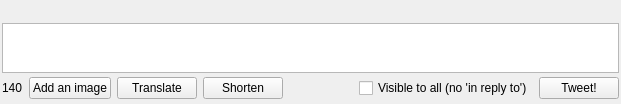
<?xml version="1.0" encoding="UTF-8"?>
<ui version="4.0">
 <class>TweetPanelClass</class>
 <widget class="QWidget" name="TweetPanelClass">
  <property name="geometry">
   <rect>
    <x>0</x>
    <y>0</y>
    <width>621</width>
    <height>104</height>
   </rect>
  </property>
  <property name="sizePolicy">
   <sizepolicy hsizetype="Preferred" vsizetype="Maximum">
    <horstretch>0</horstretch>
    <verstretch>0</verstretch>
   </sizepolicy>
  </property>
  <property name="windowTitle">
   <string>TweetPanel</string>
  </property>
  <layout class="QVBoxLayout" name="verticalLayout">
   <property name="spacing">
    <number>1</number>
   </property>
   <property name="sizeConstraint">
    <enum>QLayout::SetMinimumSize</enum>
   </property>
   <property name="leftMargin">
    <number>2</number>
   </property>
   <property name="topMargin">
    <number>0</number>
   </property>
   <property name="rightMargin">
    <number>2</number>
   </property>
   <property name="bottomMargin">
    <number>0</number>
   </property>
   <item>
    <layout class="QVBoxLayout" name="tweetbox">
     <property name="sizeConstraint">
      <enum>QLayout::SetMaximumSize</enum>
     </property>
    </layout>
   </item>
   <item>
    <layout class="QHBoxLayout" name="toolbar">
     <item>
      <widget class="QLabel" name="screenname">
       <property name="text">
        <string/>
       </property>
      </widget>
     </item>
     <item>
      <widget class="QLabel" name="avatar">
       <property name="minimumSize">
        <size>
         <width>16</width>
         <height>16</height>
        </size>
       </property>
       <property name="maximumSize">
        <size>
         <width>16</width>
         <height>16</height>
        </size>
       </property>
       <property name="scaledContents">
        <bool>true</bool>
       </property>
      </widget>
     </item>
     <item>
      <spacer name="topspacer">
       <property name="orientation">
        <enum>Qt::Horizontal</enum>
       </property>
       <property name="sizeHint" stdset="0">
        <size>
         <width>40</width>
         <height>0</height>
        </size>
       </property>
      </spacer>
     </item>
    </layout>
   </item>
   <item>
    <layout class="QHBoxLayout" name="tweetlayout">
     <item>
      <widget class="TweetTextEdit" name="message">
       <property name="sizePolicy">
        <sizepolicy hsizetype="Expanding" vsizetype="Maximum">
         <horstretch>0</horstretch>
         <verstretch>0</verstretch>
        </sizepolicy>
       </property>
       <property name="maximumSize">
        <size>
         <width>16777215</width>
         <height>50</height>
        </size>
       </property>
       <property name="tabChangesFocus">
        <bool>true</bool>
       </property>
      </widget>
     </item>
    </layout>
   </item>
   <item>
    <layout class="QHBoxLayout" name="horizontalLayout">
     <item>
      <widget class="QLabel" name="lettercount">
       <property name="text">
        <string>140</string>
       </property>
       <property name="buddy">
        <cstring>message</cstring>
       </property>
      </widget>
     </item>
     <item>
      <widget class="QPushButton" name="imageupload">
       <property name="styleSheet">
        <string/>
       </property>
       <property name="text">
        <string>Add an image</string>
       </property>
      </widget>
     </item>
     <item>
      <widget class="QPushButton" name="translate">
       <property name="text">
        <string>Translate</string>
       </property>
      </widget>
     </item>
     <item>
      <widget class="QPushButton" name="shorten">
       <property name="styleSheet">
        <string/>
       </property>
       <property name="text">
        <string>Shorten</string>
       </property>
      </widget>
     </item>
     <item>
      <spacer name="horizontalSpacer">
       <property name="orientation">
        <enum>Qt::Horizontal</enum>
       </property>
       <property name="sizeHint" stdset="0">
        <size>
         <width>40</width>
         <height>20</height>
        </size>
       </property>
      </spacer>
     </item>
     <item>
      <widget class="QCheckBox" name="fixreplies">
       <property name="toolTip">
        <string>Make this tweet visible to all your friends, but loose 'in reply to' info.
</string>
       </property>
       <property name="text">
        <string>Visible to all (no 'in reply to')</string>
       </property>
      </widget>
     </item>
     <item>
      <widget class="QPushButton" name="tweet">
       <property name="text">
        <string>Tweet!</string>
       </property>
      </widget>
     </item>
    </layout>
   </item>
  </layout>
 </widget>
 <layoutdefault spacing="6" margin="11"/>
 <customwidgets>
  <customwidget>
   <class>TweetTextEdit</class>
   <extends>QPlainTextEdit</extends>
   <header>TweetTextEdit.h</header>
  </customwidget>
 </customwidgets>
 <tabstops>
  <tabstop>fixreplies</tabstop>
  <tabstop>tweet</tabstop>
  <tabstop>imageupload</tabstop>
 </tabstops>
 <resources>
  <include location="resources.qrc"/>
 </resources>
 <connections/>
</ui>
